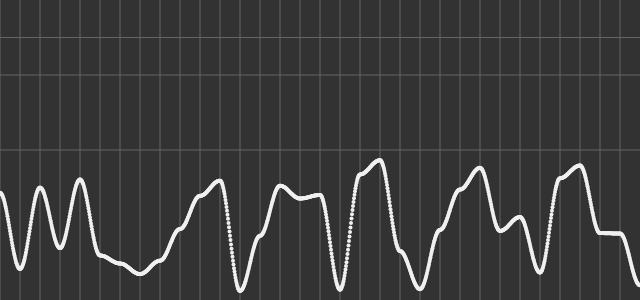
Frame 1 (no input)
Frame 60 (no input): identical to frame 1, image omitted
Frame 120 (the mouse pressed at the canvas centre since frame 60): identical to frame 1, image omitted

The p5.js sketch that drew this single still picture (run headless with seeded random() and noise() and a simulated clock; from frame 60 on, the mouse is pressed at the canvas centre):

// p5.js sketch
// ── sketch.js
// require https://cdn.jsdelivr.net/npm/p5@1.4.0/lib/p5.js

var freq_slider;
var amplitude_slider;
var octave_slider;

function setup() {
  createCanvas(640, 300);

  rectMode(CENTER);

  createP("Frequency");
  freq_slider = createSlider(0, 500, 50);
  createP("Amplitude");
  amplitude_slider = createSlider(0, 200, 100);
  createP("Octaves");
  octave_slider = createSlider(1, 8, 1);

  animate_checkbox = createCheckbox("Animate Noise", false);
}

function draw() {
  background(50);
  ellipseMode(CENTER);
  var frequency = freq_slider.value() / 1000;
  var amplitude = amplitude_slider.value() / 100;
  noiseDetail(octave_slider.value(), 0.5);

  // draw grid lines where the input to noise is 1,2,3,...
  // 1 / frequency = period
  stroke(100, 100, 100);
  for (var x = 0; x < width; x += 1 / frequency) {
    line(x, 0, x, height);
  }

  // draw horizontal grid lines
  line(0, height * 0.5, width, height * 0.5);
  line(0, height * 0.25, width, height * 0.25);
  line(0, height * 0.125, width, height * 0.125);

  // draw function plot
  fill(240);
  noStroke();
  for (var x = 0; x < width; x += 0.5) {
    let n;
    if (animate_checkbox.checked()) {
      n = noise(x * frequency, frameCount * 0.01);
    } else {
      n = noise(x * frequency);
    }

    n = n * amplitude * height;
    ellipse(x, height - n, 4, 4);
  }
}
